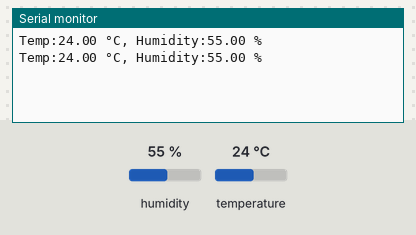
Bench run of a sketch on a simulated Arduino Zero (SAMD21). Shown: the last lines printed to the serial monitor. The inputs (shaded band) are chosen by the test bench; at power-on: humidity 55 %, temperature 24 °C.

Above: at 1.2 s.
1.3 s: humidity set to 22 %
At 2.5 s:
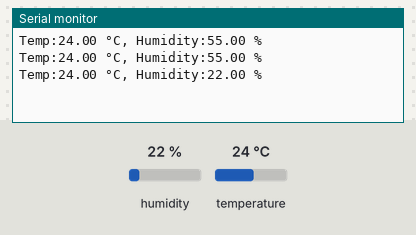
2.8 s: temperature set to 12 °C
At 3.9 s:
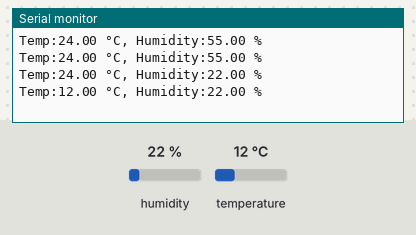
4.3 s: humidity set to 40 %
At 5.4 s:
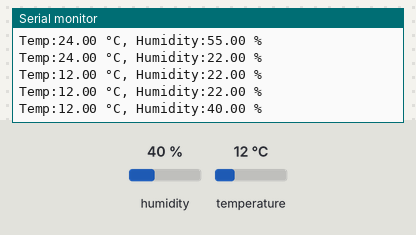
Timing chart, 0 to 7.3 s (numbered marks = the images above; inputs shaded):
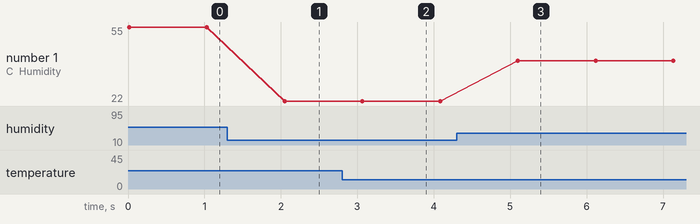

The sketch:

Arduino_STAR_OTTO_Si7021.ino
```cpp
/*********************************************************************
Arduino STAR OTTO with temperature/humidity sensor Si7021

Websites (EN) https://time4ee.com
(CZ/SK) https://chiptron.cz

Si7021 arduino library by https://learn.sparkfun.com/tutorials/si7021-humidity-and-temperature-sensor-hookup-guide

This code has to contain "Serial.begin", because without this, OTTO is stopped. SparkFun lib contains serial messages
This bug is reported on arduino-org github
*********************************************************************/

#include "SparkFun_Si7021_Breakout_Library.h"
#include <Wire.h>

float humidity = 0;
float tempC = 0;

//Create Instance of HTU21D or SI7021 temp and humidity sensor and MPL3115A2 barrometric sensor
Weather sensor;

//---------------------------------------------------------------
void setup()
{
    SerialUSB.begin(9600);   // open serial over USB at 9600 baud
    Serial.begin(9600);   // open serial at 9600 baud, Si7021 SparkFun lib contains serial messages

    //Initialize the I2C sensors and ping them
    sensor.begin();

}
//---------------------------------------------------------------
void loop()
{
  //Get readings from all sensors
  //Measure Relative Humidity from the HTU21D or Si7021
  humidity = sensor.getRH();

  //Measure Temperature from the HTU21D or Si7021
  tempC = sensor.getTemp();

  SerialUSB.print("Temp:");
  SerialUSB.print(tempC);
  SerialUSB.print(" °C, ");

  SerialUSB.print("Humidity:");
  SerialUSB.print(humidity);
  SerialUSB.println(" %");

  delay(1000);

}
```

Measured:
- after the input at 1.3 s, the serial monitor: prints a new line after 0.75 s (image 1)
- after the input at 2.8 s, the serial monitor: prints a new line after 0.27 s (image 2)
- after the input at 4.3 s, the serial monitor: prints a new line after 0.80 s (image 3)
- plotted number 1: 55 → 22 after the input at 1.3 s, 22 → 40 after the input at 4.3 s
